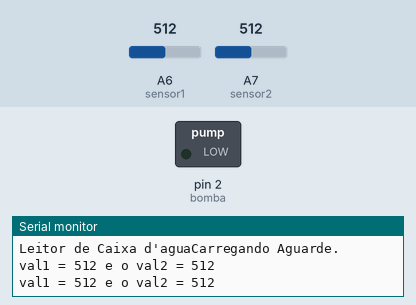
A sketch run on a simulated Arduino Nano, built with avr-gcc and run on an emulated ATmega328P. Shown: switched loads named in the sketch (green lamp = pin HIGH), the last lines printed to the serial monitor. Dashed ring = blinking. The test bench sets the inputs (shaded band); at power-on: A7 (sensor2) = 512, A6 (sensor1) = 512.

Above: at 1.7 s.
1.8 s: A7 (sensor2) set to 499
At 2.8 s:
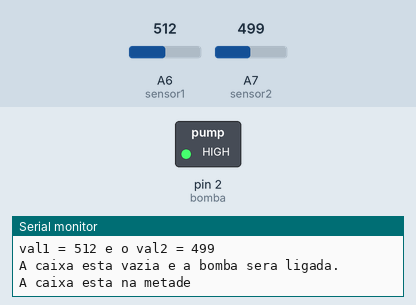
4.0 s: A6 (sensor1) set to 493
At 5.0 s:
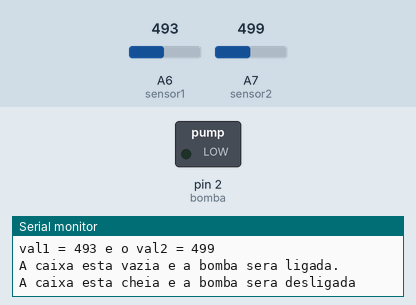
8.1 s: A6 (sensor1) set to 511
At 9.2 s:
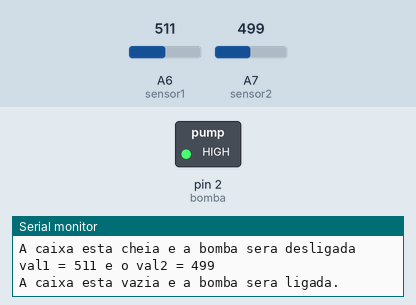
10.2 s: A6 (sensor1) set to 306
At 14.2 s:
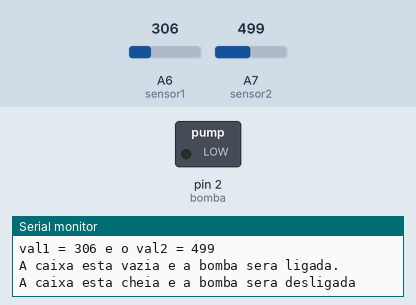
14.3 s: A7 (sensor2) set to 521
At 15.3 s:
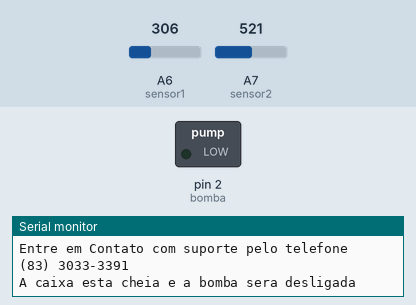
Timing chart, 0 to 17.3 s (numbered marks = the images above; inputs shaded):
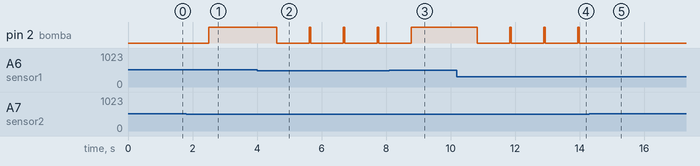

Measured:
- the behaviour switches between 512 and 511 on A7 (sensor2) (found by bisection; images 0 and 1)
- the behaviour switches between 511 and 510 on A6 (sensor1) (found by bisection; images 1 and 2)
- after the input at 1.8 s, pin 2 (bomba): LOW → HIGH after 0.71 s
- after the input at 4.0 s, pin 2 (bomba): alternates HIGH for 0.05 s and LOW for 1.0 s, starting after 0.62 s
- after the input at 8.1 s, pin 2 (bomba): goes on until 8.8 s, then stays HIGH
- after the input at 10.2 s, pin 2 (bomba): alternates HIGH for 0.05 s and LOW for 1.0 s, starting after 0.63 s
- after the input at 14.3 s, pin 2 (bomba): stops changing and stays LOW

The sketch:

Sensor_de_caixa_dagua.ino
```cpp
#define bomba 2
#define sensor1 A6
#define sensor2 A7
int val1;
int val2;
void setup() {

  pinMode (sensor1, INPUT);
  pinMode (sensor2, INPUT);
  pinMode (bomba, OUTPUT);

  Serial.begin (9600);
  Serial.print ("Leitor de Caixa d'agua");
  Serial.println ("Carregando Aguarde.");
  digitalWrite(bomba, LOW);
  delay(500);
}

void loop() {

  val1 = analogRead(sensor1);
  val2 = analogRead(sensor2);

  //Inicio do Defeito


  Serial.print ("val1 = ");
  Serial.print (val1);
  Serial.print (" e o val2 = ");
  Serial.println (val2);

    if((val1 < 511)and(val2 > 511)){
     Serial.println ("Algum dos Sensores esta com defeito");
     Serial.println ("Entre em Contato com suporte pelo telefone (83) 3033-3391");
     digitalWrite(bomba, LOW);
    }
  //Fim do Defeito

  //Inicio do vazio
    if(val2 <= 511){
     Serial.println ("A caixa esta vazia e a bomba sera ligada.");
     digitalWrite(bomba, HIGH);
     }
  //Fim do vazio

    //Inicio do medio
    if((val2 < 511)and(val1 > 511)){
     Serial.println ("A caixa esta na metade");
    }
   //Fim do medio

   //Inicio do cheio
    if(val1 < 511){
     Serial.println ("A caixa esta cheia e a bomba sera desligada");
     digitalWrite(bomba, LOW);
    }
   //Fim do cheio
   delay(1000);
}
```
